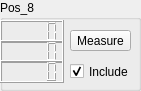
     <widget class="QGroupBox" name="Calib_box_46">
      <property name="geometry">
       <rect>
        <x>460</x>
        <y>390</y>
        <width>141</width>
        <height>91</height>
       </rect>
      </property>
      <property name="title">
       <string>Pos_8</string>
      </property>
      <widget class="QLCDNumber" name="calib_box_x_47">
       <property name="geometry">
        <rect>
         <x>0</x>
         <y>20</y>
         <width>64</width>
         <height>23</height>
        </rect>
       </property>
      </widget>
      <widget class="QLCDNumber" name="calib_box_y_47">
       <property name="geometry">
        <rect>
         <x>0</x>
         <y>40</y>
         <width>64</width>
         <height>23</height>
        </rect>
       </property>
      </widget>
      <widget class="QLCDNumber" name="calib_box_z_47">
       <property name="geometry">
        <rect>
         <x>0</x>
         <y>60</y>
         <width>64</width>
         <height>23</height>
        </rect>
       </property>
      </widget>
      <widget class="QPushButton" name="calibButton_47">
       <property name="geometry">
        <rect>
         <x>70</x>
         <y>30</y>
         <width>61</width>
         <height>21</height>
        </rect>
       </property>
       <property name="text">
        <string>Measure</string>
       </property>
      </widget>
      <widget class="QCheckBox" name="checkBox_47">
       <property name="geometry">
        <rect>
         <x>70</x>
         <y>60</y>
         <width>92</width>
         <height>23</height>
        </rect>
       </property>
       <property name="text">
        <string>Include</string>
       </property>
       <property name="checked">
        <bool>true</bool>
       </property>
      </widget>
     </widget>
